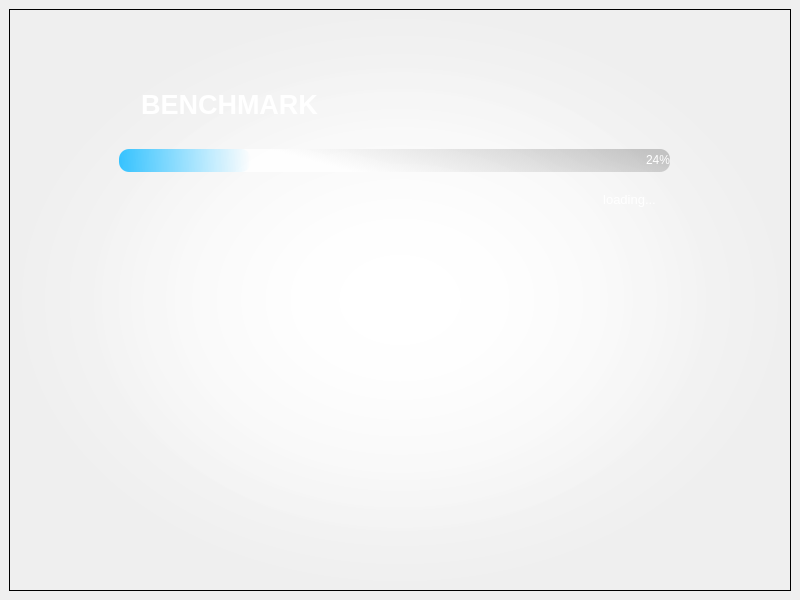
<?xml version="1.0" encoding="UTF-8"?>
<ui version="4.0">
 <class>Splashscreen</class>
 <widget class="QMainWindow" name="Splashscreen">
  <property name="geometry">
   <rect>
    <x>0</x>
    <y>0</y>
    <width>800</width>
    <height>600</height>
   </rect>
  </property>
  <property name="windowTitle">
   <string>MainWindow</string>
  </property>
  <widget class="QWidget" name="centralwidget">
   <layout class="QVBoxLayout" name="verticalLayout">
    <item>
     <widget class="QFrame" name="splashframe">
      <property name="font">
       <font>
        <family>Microsoft YaHei UI Light</family>
       </font>
      </property>
      <property name="styleSheet">
       <string notr="true">background-color: qradialgradient(spread:pad, cx:0.5, cy:0.5, radius:0.5, fx:0.5, fy:0.5, stop:0 rgba(255, 255, 255, 255), stop:1 rgba(0, 0, 0, 0));</string>
      </property>
      <property name="frameShape">
       <enum>QFrame::StyledPanel</enum>
      </property>
      <property name="frameShadow">
       <enum>QFrame::Raised</enum>
      </property>
      <widget class="QLabel" name="label">
       <property name="geometry">
        <rect>
         <x>-170</x>
         <y>40</y>
         <width>781</width>
         <height>111</height>
        </rect>
       </property>
       <property name="font">
        <font>
         <family>Segoe UI</family>
         <pointsize>20</pointsize>
         <weight>75</weight>
         <bold>true</bold>
        </font>
       </property>
       <property name="styleSheet">
        <string notr="true">background-color: rgba(255, 255, 255, 0);
color: rgb(255, 255, 255);</string>
       </property>
       <property name="text">
        <string>BENCHMARK</string>
       </property>
       <property name="alignment">
        <set>Qt::AlignCenter</set>
       </property>
      </widget>
      <widget class="QProgressBar" name="progressBar">
       <property name="geometry">
        <rect>
         <x>110</x>
         <y>140</y>
         <width>551</width>
         <height>23</height>
        </rect>
       </property>
       <property name="font">
        <font>
         <family>Segoe UI</family>
        </font>
       </property>
       <property name="styleSheet">
        <string notr="true">QProgressBar{
	
	
	
	background-color: qlineargradient(spread:pad, x1:1, y1:0.335, x2:0.338, y2:0.437682, stop:0 rgba(0, 0, 0, 50), stop:1 rgba(255, 255, 255, 207));
	border-radius: 10px;
	text-align: right;
	
	color: rgb(255, 255, 255);
}
QProgressBar::chunk {
	border-radius: 10px;
	
	
	background-color: qlineargradient(spread:pad, x1:0, y1:0.369, x2:1, y2:0.364, stop:0 rgba(0, 179, 255, 200), stop:1 rgba(255, 255, 255, 20));
}</string>
       </property>
       <property name="value">
        <number>24</number>
       </property>
      </widget>
      <widget class="QLabel" name="label_2">
       <property name="geometry">
        <rect>
         <x>230</x>
         <y>180</y>
         <width>781</width>
         <height>20</height>
        </rect>
       </property>
       <property name="font">
        <font>
         <family>Segoe UI</family>
         <pointsize>10</pointsize>
        </font>
       </property>
       <property name="styleSheet">
        <string notr="true">color: rgb(255, 255, 255);
background-color: rgba(255, 255, 255, 0);</string>
       </property>
       <property name="text">
        <string>loading...</string>
       </property>
       <property name="alignment">
        <set>Qt::AlignCenter</set>
       </property>
      </widget>
      <widget class="QLabel" name="logoImage">
       <property name="geometry">
        <rect>
         <x>80</x>
         <y>50</y>
         <width>621</width>
         <height>481</height>
        </rect>
       </property>
       <property name="text">
        <string/>
       </property>
       <property name="pixmap">
        <pixmap>logoImage.png</pixmap>
       </property>
      </widget>
      <zorder>logoImage</zorder>
      <zorder>label</zorder>
      <zorder>progressBar</zorder>
      <zorder>label_2</zorder>
     </widget>
    </item>
   </layout>
  </widget>
 </widget>
 <resources>
  <include location="../../Downloads/2แก้.qrc"/>
  <include location="../../Downloads/logo.qrc"/>
 </resources>
 <connections/>
</ui>
